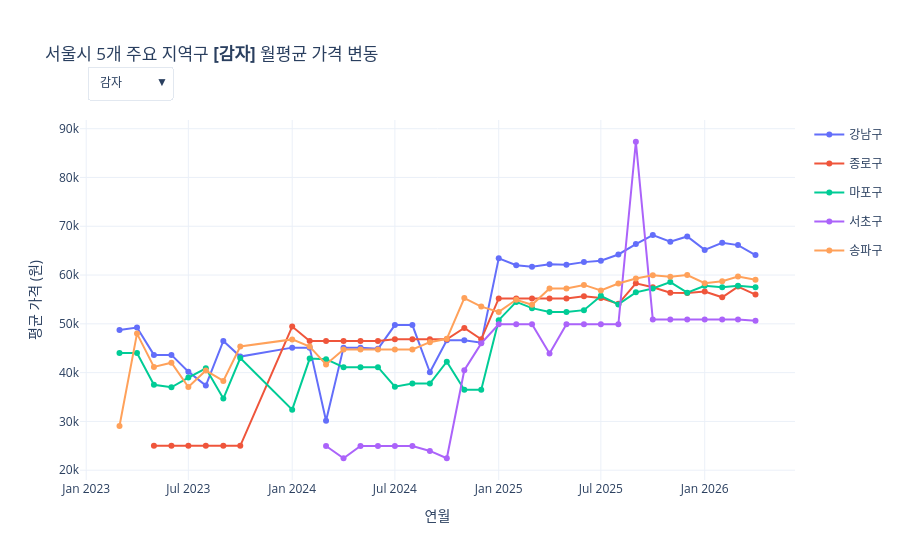

Notebook code cell kept with this figure:
### Code cell
districts = ['강남구', '종로구', '마포구', '서초구', '송파구']
items = ['감자', '사과', '돼지고기']

# -------------------------------------------------------------------
# 2. Plotly 인터랙티브 시계열 차트 구현
# -------------------------------------------------------------------
fig = go.Figure()
traces_per_item = len(districts)

# 2-1. 모든 품목 * 모든 지역구의 데이터(Trace)를 Figure에 추가
for i, item in enumerate(target_items):
    # df_item = df_clean[df_clean['세부품목명'] == item]
    df_item = df_clean[df_clean['대표품목명'] == item]
    for district in districts:
        # 1) 지역구별로 데이터 필터링
        df_plot = df_item[df_item['자치구'] == district]
        
        # ★ 추가된 부분: 연월 단위로 그룹화하여 평균 가격 계산 후 인덱스 초기화
        df_plot = df_plot.groupby('연월')['보정가격'].mean().reset_index()
        
        # 첫 번째 품목만 처음에 보이도록 설정
        is_visible = (i == 0)
        
        fig.add_trace(
            go.Scatter(
                x=df_plot['연월'],  # .astype(str),
                y=df_plot['보정가격'],
                mode='lines+markers',
                name=district,
                visible=is_visible,
                legendgroup=district, 
                hovertemplate=f"지역구: {district}<br>평균 가격: %{{y:,.0f}}원<extra></extra>"
            )
        )
    
# 2-2. 드롭다운(Dropdown) 메뉴 로직 구성
buttons = []
for i, item in enumerate(items):
    # 선택한 품목의 인덱스에 해당하는 선(Trace)들만 True로 켜고, 나머지는 False로 끄는 배열 생성
    visible_array = [False] * (len(items) * traces_per_item)
    for j in range(traces_per_item):
        visible_array[i * traces_per_item + j] = True
        
    button = dict(
        label=item,       # 드롭다운 리스트에 보여질 텍스트
        method="update",  # 클릭 시 업데이트 수행
        args=[
            {"visible": visible_array}, # 선 숨김/표시 상태 업데이트
            {"title": f"서울시 5개 주요 지역구 <b>[{item}]</b> 월평균 가격 변동"} # 제목 업데이트
        ]
    )
    buttons.append(button)

# 2-3. 전체 레이아웃 다듬기 (여백, 툴팁, 축 설정)
fig.update_layout(
    updatemenus=[
        dict(
            active=0,
            buttons=buttons,
            x=0.01,         # 드롭다운 X 좌표
            y=1.15,         # 드롭다운 Y 좌표 (그래프 상단)
            xanchor="left",
            yanchor="top",
            direction="down",
            showactive=True,
            bgcolor="#ffffff",
            bordercolor="#e2e8f0"
        )
    ],
    title=f"서울시 5개 주요 지역구 <b>[{items[0]}]</b> 월평균 가격 변동",
    xaxis_title="연월",
    yaxis_title="평균 가격 (원)",
    hovermode="x unified", # 마우스 오버 시 같은 달의 모든 지역구 가격을 수직선 상에 함께 표시
    margin=dict(t=120),    # 위쪽 여백을 넉넉히 주어 드롭다운 공간 확보
    template="plotly_white" # 배경을 깔끔한 흰색으로 변경
)

# 3. 차트 출력
fig.show()
